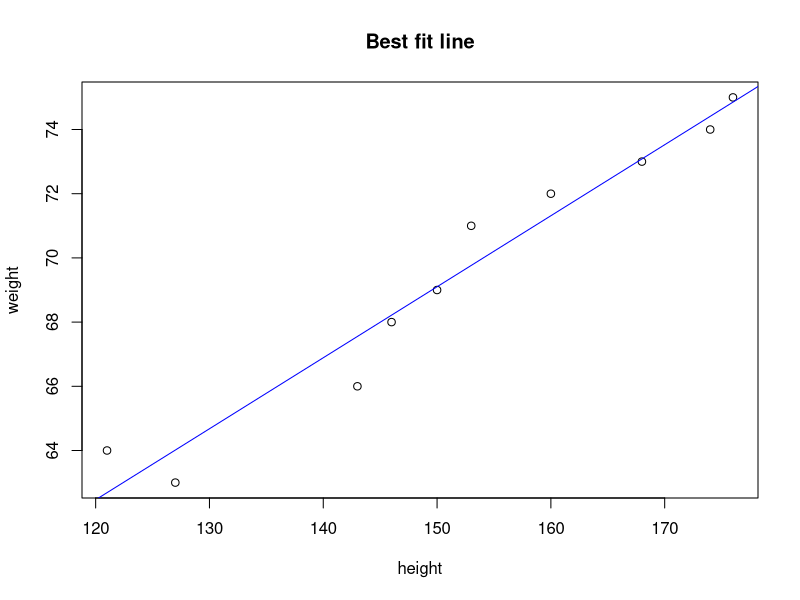

The R script that drew this image:
weight =c(63,64,66,68,69,71,72,73,74,75)
height =c(127,121,143,146,150,153,160,168,174,176)

data1 =data.frame(weight,height)

m1 =lm(formula=weight~height,data = data1)

m1

summary(m1)

plot(height,weight,main = "Best fit line")
abline(m1,col="Blue")


a=data.frame(height=170)
result =predict(m1,newdata = a)

print(result)
 